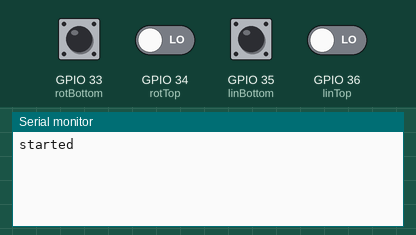
Simulated run of this sketch. Board: ESP32. On the bench: the last lines printed to the serial monitor. The inputs (shaded band) are chosen by the test bench; at power-on: GPIO 33 (rotBottom), GPIO 34 (rotTop), GPIO 35 (linBottom), GPIO 36 (linTop) LOW.

Above: at 1.2 s.
1.3 s: GPIO 33 (rotBottom) pulled HIGH for 0.15 s
At 2.3 s:
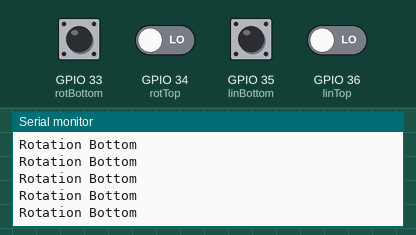
2.9 s: GPIO 34 (rotTop) driven HIGH
At 3.9 s:
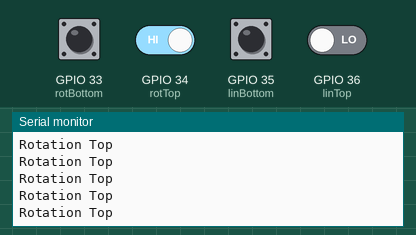
4.8 s: GPIO 35 (linBottom) pulled HIGH for 0.15 s
6.4 s: GPIO 36 (linTop) driven HIGH
At 7.2 s:
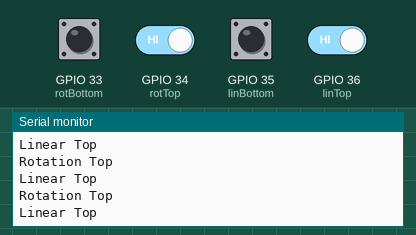
7.9 s: GPIO 33 (rotBottom) pulled HIGH for 1 s
11.9 s: GPIO 35 (linBottom) pulled HIGH for 1 s
At 12.6 s:
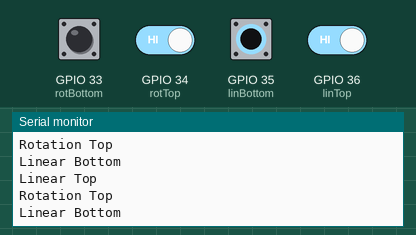

Measured:
- after the input at 1.3 s, the serial monitor: prints a new line at once (image 1)
- after the input at 2.9 s, the serial monitor: prints a new line at once (image 2)
- after the input at 6.4 s, the serial monitor: prints a new line at once (image 3)
- after the input at 11.9 s, the serial monitor: prints a new line at once (image 4)

The sketch:

endstop_tester.ino
```cpp
int rotBottom = 33;
int rotTop = 34;
int linBottom = 35;
int linTop=36;


void setup() {
  // put your setup code here, to run once:
  pinMode(33, INPUT); //rotation bottom
  pinMode(34, INPUT); //rotation top
  pinMode(35, INPUT); //linear bottom
  pinMode(36, INPUT); //linear top
  Serial.begin(9600);
  Serial.write("started");
}

void loop() {
  if(digitalRead(rotBottom)){
    Serial.println("Rotation Bottom");
 }
  if(digitalRead(rotTop)){
    Serial.println("Rotation Top");
  }
  if(digitalRead(linBottom)){
    Serial.println("Linear Bottom");
  }
  if(digitalRead(linTop)){
    Serial.println("Linear Top");
  }
}
```
